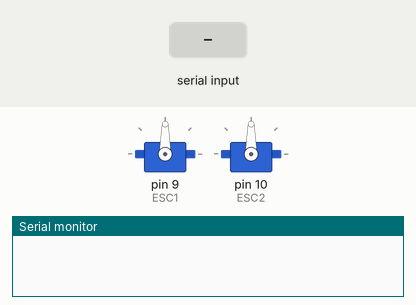
Recording of a sketch running on a simulated Arduino Uno, built with avr-gcc and run on an emulated ATmega328P. Parts: 2 × servo, the last lines printed to the serial monitor. The inputs (shaded band) are chosen by the test bench.

Above: at 1.2 s.
1.3 s: "90,45\n" received over Serial
At 2.6 s:
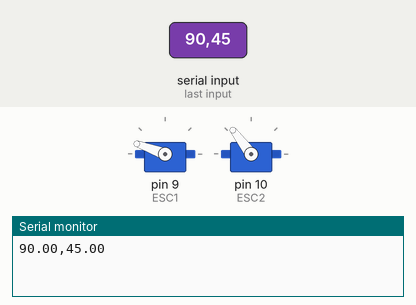
Timing chart, 0 to 4.3 s (numbered marks = the images above; inputs shaded):
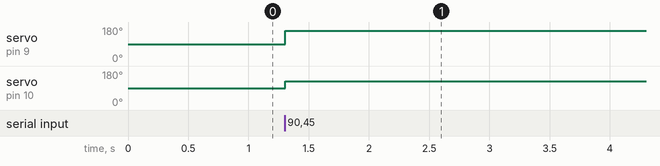

The sketch:

raspi_input_motorcontrol.ino
```cpp
#include <Servo.h>
//16V -> 1100us-3465rpm 1896us-3527rpm
//3527 rpm = 369.35 rad/s 367.53
//3465 rpm = 362.85 rad/s -364.66
Servo ESC1,ESC2;

const byte numChars = 32;
//char receivedChars[numChars];

// variables to hold the parsed data
float velocityRight = 0.0;
float velocityLeft = 0.0;

float max_vel = 50;
float min_vel = -50;

int pwmSignal1;
int pwmSignal2;
//String integerFromPC;

boolean newData = false;

void setup() {
  // put your setup code here, to run once:
  ESC1.attach(9);
  ESC2.attach(10);
  Serial.begin(9600);

}

void loop() {
  receiveData();
  if (newData) {
    Angular_Velocity();
    newData = false;
  }
}

void receiveData() {

  if (Serial.available() > 0) {

    // Read the right velocity (first float)
    velocityRight = Serial.parseFloat();

    // Read the left velocity (second float)
    velocityLeft = Serial.parseFloat();
    Serial.flush();
  }
  if(velocityRight != 0.0 && velocityLeft != 0.0){
  String data = String(velocityRight) + "," + String(velocityLeft);
  data.trim();
  Serial.println(data);

  //Serial.flush(); // Clear buffer to avoid overflow
  newData = true;
  }

}
/*
bool isValidInput(float value) {
  return (value >= min_vel && value <= max_vel);
}*/

void Angular_Velocity(){

  int pwmSignal1 = 1500;
  int pwmSignal2 = 1500;

  if (velocityRight > 0){
    pwmSignal1 = map(velocityRight, 0, max_vel, 1525, 1896);
  }
  else if(velocityRight < 0){
    pwmSignal1 = map(velocityRight, min_vel, 0, 1100, 1475);
  }

  if (velocityLeft > 0) {
    pwmSignal2 = map(velocityLeft, 0, max_vel, 1525, 1896);
  }
  else if (velocityLeft < 0) {
    pwmSignal2 = map(velocityLeft, min_vel, 0, 1100, 1475);
  }
/*
  Serial.print("PWM Signal1: ");
  Serial.println(pwmSignal1);

  Serial.print("PWM Signal2: ");
  Serial.println(pwmSignal2);*/

  ESC1.writeMicroseconds(pwmSignal1);
  ESC2.writeMicroseconds(pwmSignal2);

  delay(100);
  //ESC2.writeMicroseconds(pwmSignal2);
}
```

Measured:
- after the input at 1.3 s, servo on pin 9 (ESC1): 90° → 160° at once; servo on pin 10 (ESC2): 90° → 127° at once
